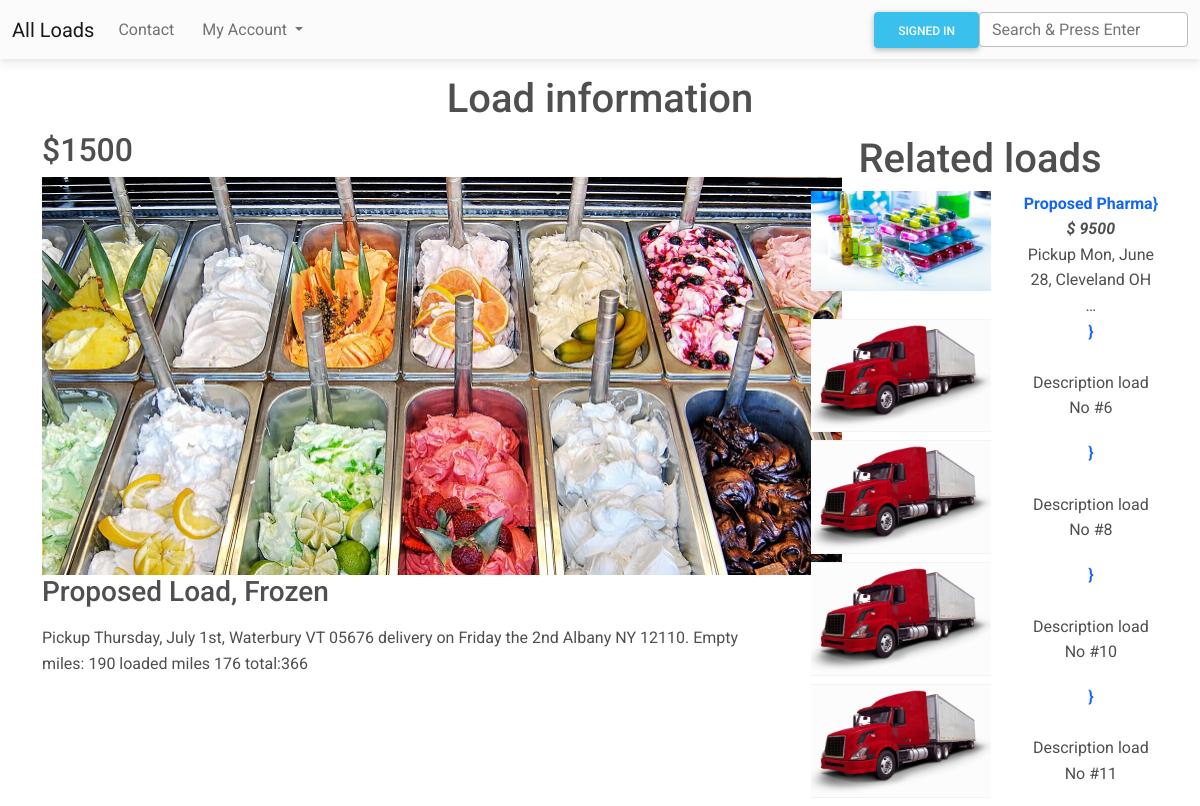
Page /load/3 on the earlier database version.
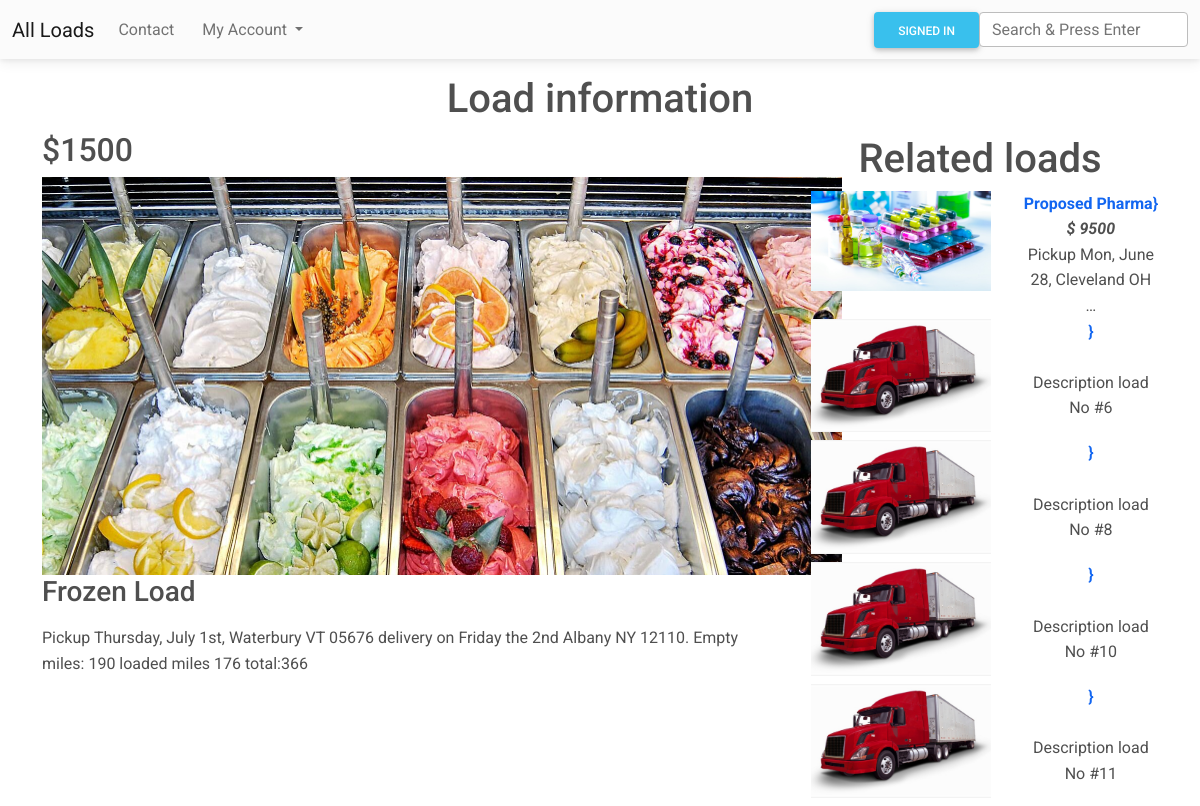
Same page on the later database version.
### blog/models.py (models this page shows, shortened)
class Load(models.Model):
    user = models.ForeignKey(User, on_delete=models.CASCADE, null=True)
    price = models.CharField(max_length=20)
    title = models.CharField(max_length=40)
    category = models.ForeignKey(Category, on_delete=models.CASCADE)
    desc = models.TextField()
    image = models.ImageField(null=True, blank=True)
    created_at = models.DateTimeField(auto_now_add=True)
    update_at = models.DateTimeField(auto_now = True)

### blog/views.py (the view)
# urls.py: path('load/<int:id_load>', detail, name="detail" ),
def detail(request, id_load):
    load=Load.objects.get(id=id_load)
    category = load.category
    loads_in_relation = Load.objects.filter(category =  category)[:6]
    return render(request, 'detail.html', {"load": load, "lir": loads_in_relation})

### blog/templates/detail.html
{% extends 'base.html' %}
{% load static %}
{% block content %}
<h1 class="text-center mt-3">Load information</h1>
<div class="container">
    <div class="row">
        <div class="col-md-8">
            <h2>{{load.price}} </h2>
            <img src="{{load.image.url}}" alt="load-logo" style="max-width: 800px;">
            <h3>{{load.title}}</h3>
            <p class="mb-5 mt-3">{{load.desc}}</p>
        </div>
        <div class="col-md-4 text-center mt-1">
            <h1>Related loads</h1>
            <div class="row">
                {% for lds in lir %}
                {% if lds.id != load.id %}
                <div class="col-md-7 mb-2">
                    {% if lds.image != "http://default" %}
                    <a href="{% url 'detail' lds.id %}"><img src="{{ lds.image.url }}" alt="logo load image"
                            style="max-width: 180px;" /></a>
                    {% else %}
                    <a href="{% url 'detail' lds.id %}"> <img src="{% static 'img/logo1.jpg'  %}" alt="logo load image"
                            style="max-width: 180px;" /></a>
                    {% endif %}
                </div>
                <div class="col-5">
                    <a href="{% url 'detail' lds.id %}"><strong> {{lds.title |truncatewords:2}}} </strong> <br></a>
                    <strong><em>{{lds.price}}</em> <br></strong>
                    {{lds.desc |truncatewords:6}}
                </div>
                {% endif %}
                {% endfor %}
            </div>
        </div>
    </div>
</div>
{% endblock %}

Differences in the rows shown:
changed Load: title "Proposed Load, Frozen" → "Frozen Load"
